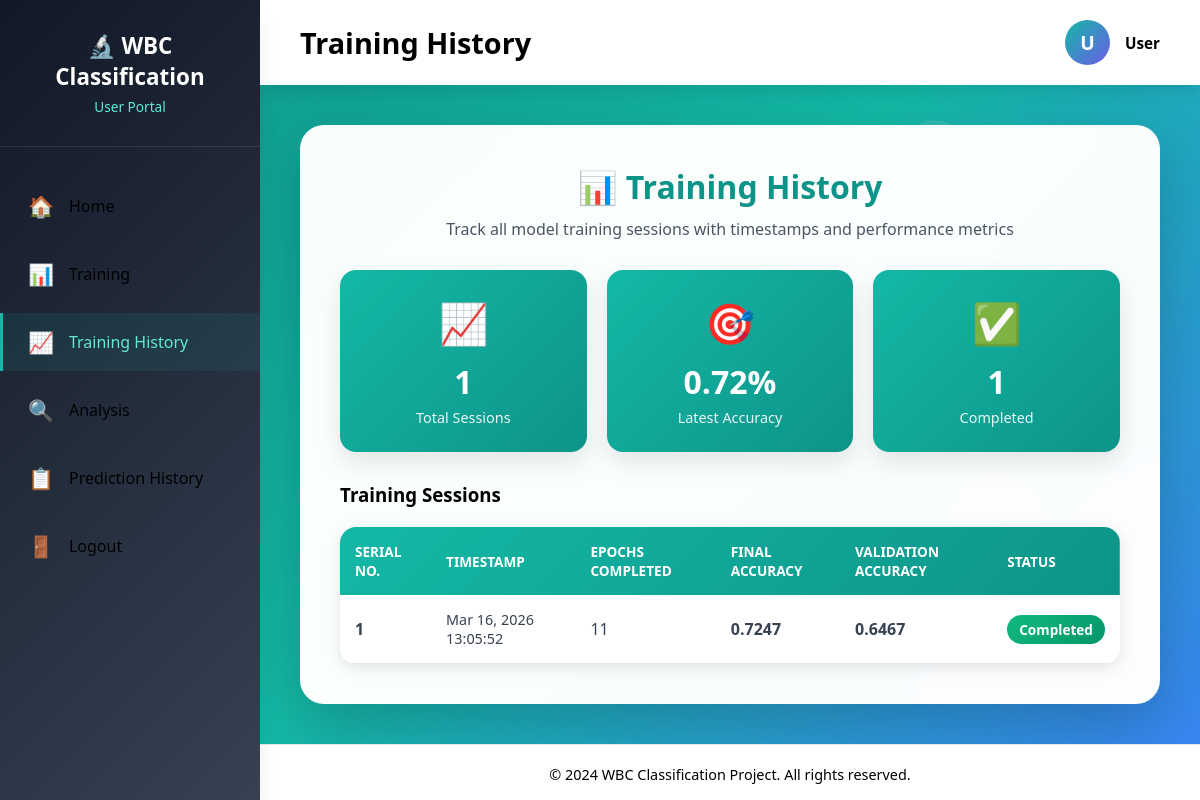
The page /training_history/ on the database its author committed.
### users/models.py (models this page shows)
class TrainingHistory(models.Model):
    timestamp = models.DateTimeField(auto_now_add=True)
    epochs_completed = models.IntegerField(default=0)
    final_accuracy = models.FloatField(blank=True, null=True)
    final_val_accuracy = models.FloatField(blank=True, null=True)
    status = models.CharField(max_length=50, default='completed')
    class Meta:
        db_table = 'training_history'
        ordering = ['-timestamp']

### users/views.py (the view)
# urls.py: path("training_history/", usr.training_history, name="training_history"),
def training_history(request):
    try:
        training_sessions = TrainingHistory.objects.all().order_by('-timestamp')
        sessions_with_serial = []
        for i, session in enumerate(training_sessions, 1):
            sessions_with_serial.append({
                'serial_no': i,
                'timestamp': session.timestamp,
                'epochs_completed': session.epochs_completed,
                'final_accuracy': session.final_accuracy,
                'final_val_accuracy': session.final_val_accuracy,
                'status': session.status
            })
        return render(request, 'users/training_history.html', {
            'sessions': sessions_with_serial
        })
    except Exception as e:
        print('Error loading training history:', str(e))
        return render(request, 'users/training_history.html', {
            'sessions': []
        })

### templates/users/training_history.html (shortened to what this page needs)
{% extends 'users/userbase.html' %}
{% load static %}
{% block page_title %}Training History{% endblock %}
{% block contents %}
<div class="history-container">
    <div class="history-card">
        <div class="history-header">
            <h2>📊 Training History</h2>
            <p>Track all model training sessions with timestamps and performance metrics</p>
        </div>
        {% if sessions %}
        <div class="stats-grid">
            <div class="stat-card">
                <div class="icon">📈</div>
                <div class="value">{{ sessions|length }}</div>
                <div class="label">Total Sessions</div>
            </div>
            <div class="stat-card">
                <div class="icon">🎯</div>
                <div class="value">{{ sessions.0.final_accuracy|floatformat:2 }}%</div>
                <div class="label">Latest Accuracy</div>
            </div>
            <div class="stat-card">
                <div class="icon">✅</div>
                <div class="value">{{ sessions|length }}</div>
                <div class="label">Completed</div>
            </div>
        </div>
        <h3 style="color: var(--gray-800); margin-bottom: 20px;">Training Sessions</h3>
        <div class="table-responsive">
            <table class="results-table">
                <thead>
                    <tr>
                        <th>Serial No.</th>
                        <th>Timestamp</th>
                        <th>Epochs Completed</th>
                        <th>Final Accuracy</th>
                        <th>Validation Accuracy</th>
                        <th>Status</th>
                    </tr>
                </thead>
                <tbody>
                    {% for session in sessions %}
                    <tr>
                        <td><strong>{{ session.serial_no }}</strong></td>
                        <td class="timestamp-cell">{{ session.timestamp|date:"M d, Y H:i:s" }}</td>
                        <td>{{ session.epochs_completed }}</td>
                        <td class="accuracy-cell">{{ session.final_accuracy|floatformat:4 }}</td>
                        <td class="accuracy-cell">{{ session.final_val_accuracy|floatformat:4 }}</td>
                        <td>
                            <span class="status-badge status-completed">{{ session.status|title }}</span>
                        </td>
                    </tr>
                    {% endfor %}
                </tbody>
            </table>
        </div>
        {% else %}
        <div class="empty-state">
            <div class="empty-state-icon">📊</div>
            <h3>No Training Sessions Yet</h3>
            <p>Start training the model to see session history here</p>
        </div>
        {% endif %}
    </div>
</div>
{% endblock %}

### templates/users/userbase.html (style rules this page uses)
:root { --primary-50: #F0FDFA; --primary-100: #CCFBF1; --primary-200: #99F6E4; --primary-300: #5EEAD4; --primary-400: #2DD4BF; --primary-500: #14B8A6; --primary-600: #0D9488; --primary-700: #0F766E; --accent-coral: #FF6B6B; --accent-orange: #FF8E53; --accent-yellow: #FFD93D; --accent-purple: #6C5CE7; --accent-pink: #FD79A8; --gray-50: #F9FAFB; --gray-100: #F3F4F6; --gray-200: #E5E7EB; --gray-600: #4B5563; --gray-700: #374151; --gray-900: #111827; --white: #FFFFFF; --shadow-lg: 0 10px 15px -3px rgba(0, 0, 0, 0.1); --shadow-xl: 0 20px 25px -5px rgba(0, 0, 0, 0.1); }
* { margin: 0; padding: 0; box-sizing: border-box; }
html { scroll-behavior: smooth; }
body { font-family: 'Segoe UI', Tahoma, Geneva, Verdana, sans-serif; background: linear-gradient(135deg, #0D9488 0%, #14B8A6 50%, #3B82F6 100%); min-height: 100vh; display: flex; position: relative; overflow-x: hidden; }

### templates/users/training_history.html (style rules this page uses)
.history-container { max-width: 1000px; margin: 0 auto; }
.history-card { background: rgba(255, 255, 255, 0.98); border-radius: 24px; box-shadow: 0 20px 60px rgba(0, 0, 0, 0.2); backdrop-filter: blur(20px); padding: 40px; animation: slideUp 0.6s ease-out; }
.history-header { text-align: center; margin-bottom: 30px; }
.history-header h2 { color: var(--primary-600); font-size: 2rem; margin-bottom: 10px; }
.history-header p { color: var(--gray-600); font-size: 1rem; }
.stats-grid { display: grid; grid-template-columns: repeat(auto-fit, minmax(200px, 1fr)); gap: 20px; margin-bottom: 30px; }
.stat-card { background: linear-gradient(135deg, var(--primary-500), var(--primary-600)); padding: 25px; border-radius: 16px; text-align: center; color: white; box-shadow: 0 10px 25px rgba(0, 0, 0, 0.1); }
.stat-card .icon { font-size: 2.5rem; margin-bottom: 10px; }
.stat-card .value { font-size: 2rem; font-weight: 700; margin-bottom: 5px; }
.stat-card .label { font-size: 0.9rem; opacity: 0.9; }
.results-table { width: 100%; border-collapse: collapse; background: white; border-radius: 16px; overflow: hidden; box-shadow: 0 4px 15px rgba(0, 0, 0, 0.1); }
.results-table thead { background: linear-gradient(135deg, var(--primary-500), var(--primary-600)); color: white; }
.results-table thead th { padding: 15px; font-weight: 600; text-align: left; text-transform: uppercase; font-size: 0.85rem; }
.results-table tbody tr { border-bottom: 1px solid var(--gray-200); }
.results-table tbody td { padding: 15px; color: var(--gray-700); }
.status-badge { display: inline-block; padding: 5px 12px; border-radius: 20px; font-size: 0.85rem; font-weight: 600; }
.status-completed { background: linear-gradient(135deg, #10B981, #059669); color: white; }
.timestamp-cell { font-size: 0.9rem; color: var(--gray-600); }
.accuracy-cell { font-weight: 600; color: var(--primary-600); }

### rows shown on the page
TrainingHistory: final_accuracy "0.72", timestamp "Mar 16, 2026 13:05:52", final_accuracy "0.7247", final_val_accuracy "0.6467", status "Completed"

### other values the page prints
{{ request.session.loggeduser|default:"U"|slice:":1"|upper }} "U"
{{ request.session.loggeduser|default:"User" }} "User"
{{ sessions|length }} "1"
{{ session.serial_no }} "1"
{{ session.epochs_completed }} "11"
